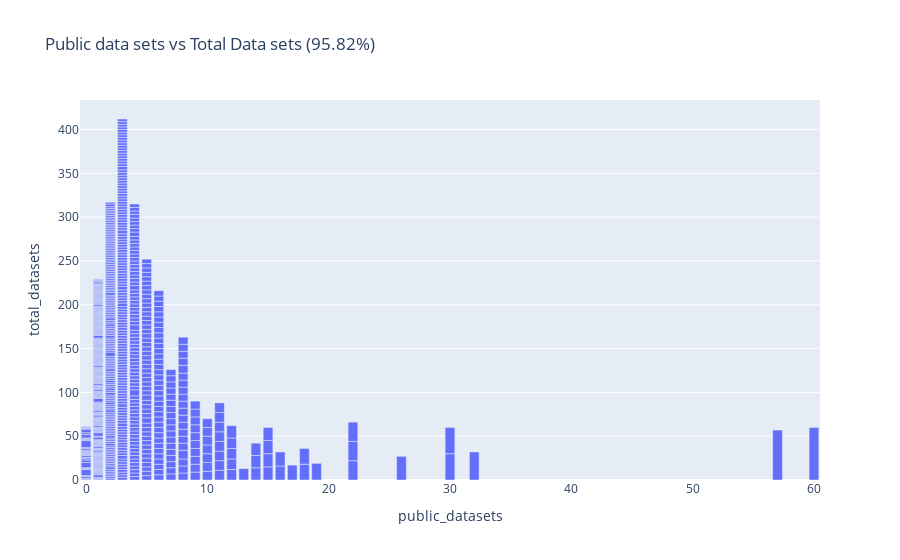

This figure's notebook cell:
### Markdown cell above
## General Metrics

### Code cell
# Create a general dataset statistics table
import importlib
import latex
importlib.reload(latex)
header = source_order
years = list(df["year"].unique())

values = []
for year in years:
    values.append([])
    for source in header:
        subset = df[(df["source"] == source) & (df["year"] == year)]
        values[-1].append(f"{len(subset[subset["theoretical"] == False])} ({len(subset[subset["theoretical"] == True])})")

# Add total row
values.append([])
for source in header:
    subset = df[(df["source"] == source)]
    values[-1].append(f"{len(subset[subset["theoretical"] == False])} ({len(subset[subset["theoretical"] == True])})")
gen_stats = latex.latex_table(columns=header, rows=years + ["Total"], values=values, label="tab:data_summary", column_char="r",
                              caption="A summary of the collected data, where the first number represents the number of applicable reviews "
                                      "and the number of excluded (theoretical) papers is represented in brackets. "
                                      f"We collected {len(df[df["theoretical"] == False])} applicable reviews out of {len(df)} total papers reviewed.")
latex.compile_latex(gen_stats, "tables/general_statistics")
# Measure the amount of theoretical papers that we will have to discount
theoretical_papers = df["theoretical"].sum()
print(f"Total number of theoretical papers: {theoretical_papers}. Percentage: {(theoretical_papers / len(df) * 100).round(4)}%")

df = df[df["theoretical"] == False]
df.drop(["theoretical"], axis=1, inplace=True)
print(f"Total number of applicable papers: {len(df)}")

# Measure the amount of papers that have implementation URLS
print(f"Total number of implementation URLs: {df["implementation_url"].sum()}. Percentage: {(df["implementation_url"].sum() / len(df) * 100).round(4)}%")

# Measure the amount of data sets used and how many were public vs private
avg = (df["public_datasets"].sum() / df["total_datasets"].sum() * 100).round(2)
title = f"Public data sets vs Total Data sets ({avg}%)"
plot = px.bar(df, x="public_datasets", y="total_datasets", title=title)
plot.show()

df["public_data_fraction"] = df["public_datasets"] / df["total_datasets"]
print("Number of papers / percentage that only use private data:", len(df[df["public_datasets"] == 0]), round(len(df[df["public_datasets"] == 0]) / len(df) * 100, 2))
df.drop(["public_datasets", "total_datasets"], axis=1, inplace=True)


# Calculate the papers with implementation url and cost >= 5 based on the guideline
bad_url_count = len(df[(df["implementation_url"] == True) & (df["Implementation"] >= 5)])
print(f"The bad URL count is: {bad_url_count}")

# Calculate the average rating for each paper (Excluding expertise)
df["Average"] = df[review_categories[0:-1]].mean(axis=1)

### Figure 1 — Plotly figure (JSON) as saved in the notebook; plotly's stock layout.template omitted (floating-point values rounded to 4 significant figures; data arrays with more than 128 entries replaced by an {"elided": "..."} marker saying what was removed)
{"data": [{"hovertemplate": "public_datasets=%{x}<br>total_datasets=%{y}<extra></extra>", "legendgroup": "", "marker": {"color": "#636efa", "pattern": {"shape": ""}}, "name": "", "orientation": "v", "showlegend": false, "textposition": "auto", "type": "bar", "x": {"elided": "777 int values"}, "xaxis": "x", "y": {"elided": "777 int values"}, "yaxis": "y"}], "layout": {"barmode": "relative", "legend": {"tracegroupgap": 0}, "title": {"text": "Public data sets vs Total Data sets (95.82%)"}, "xaxis": {"anchor": "y", "domain": [0, 1], "title": {"text": "public_datasets"}}, "yaxis": {"anchor": "x", "domain": [0, 1], "title": {"text": "total_datasets"}}}}
